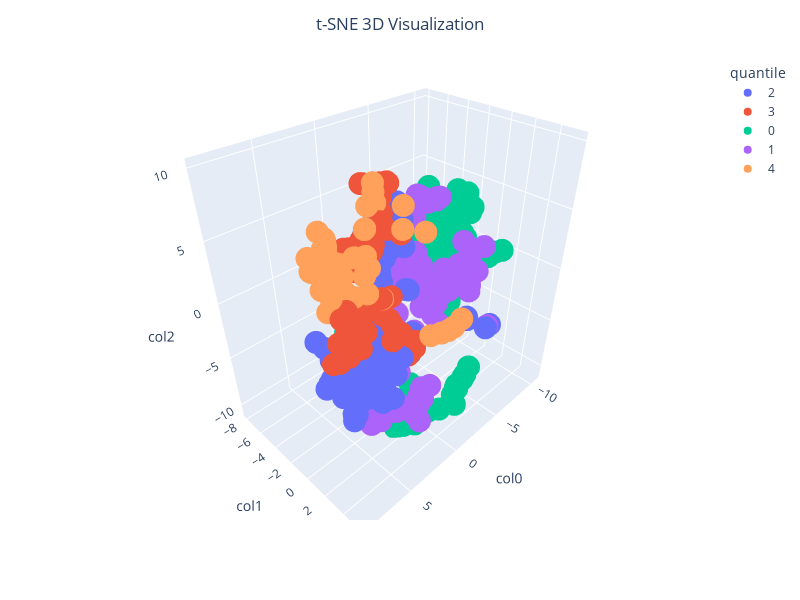

The code cell stored with this chart in its notebook:
### Markdown cell above
#### 3.2 Visualisation en 3D :

&emsp;Nous avons étendu notre analyse en créant une visualisation en 3D pour obtenir une perspective plus complète sur le jeu de données. Voici un exemple du jeu de données sur les prix immobiliers de Californie dans l'espace tridimensionnel.

### Code cell
tsne3 = TSNE(n_components=3,
             perplexity=30,
             early_exaggeration=20.0,
             init='pca',
             random_state=10)

df_tsne3 = tsne3.fit_transform(df.drop(["MedHouseVal"], axis=1))
df_tsne3 = pd.DataFrame(data={"col0": df_tsne3[:,0],
                              "col1": df_tsne3[:,1],
                              "col2": df_tsne3[:,2]})
df_tsne3["value"] = data["MedHouseVal"]
df_tsne3["income"] = data["MedInc"]
df_tsne3["quantile"] = df["quantile"]

df_tsne3["quantile"] = df_tsne3["quantile"].astype(str)

sample_tsne3 = df_tsne3.sample(frac=1)

fig = px.scatter_3d(sample_tsne3,
                    x="col0", y="col1", z="col2",
                    color="quantile",
                    text=None)
fig.update_layout(width=800, height=600,title="t-SNE 3D Visualization" ,title_x=0.5)

fig.show()
